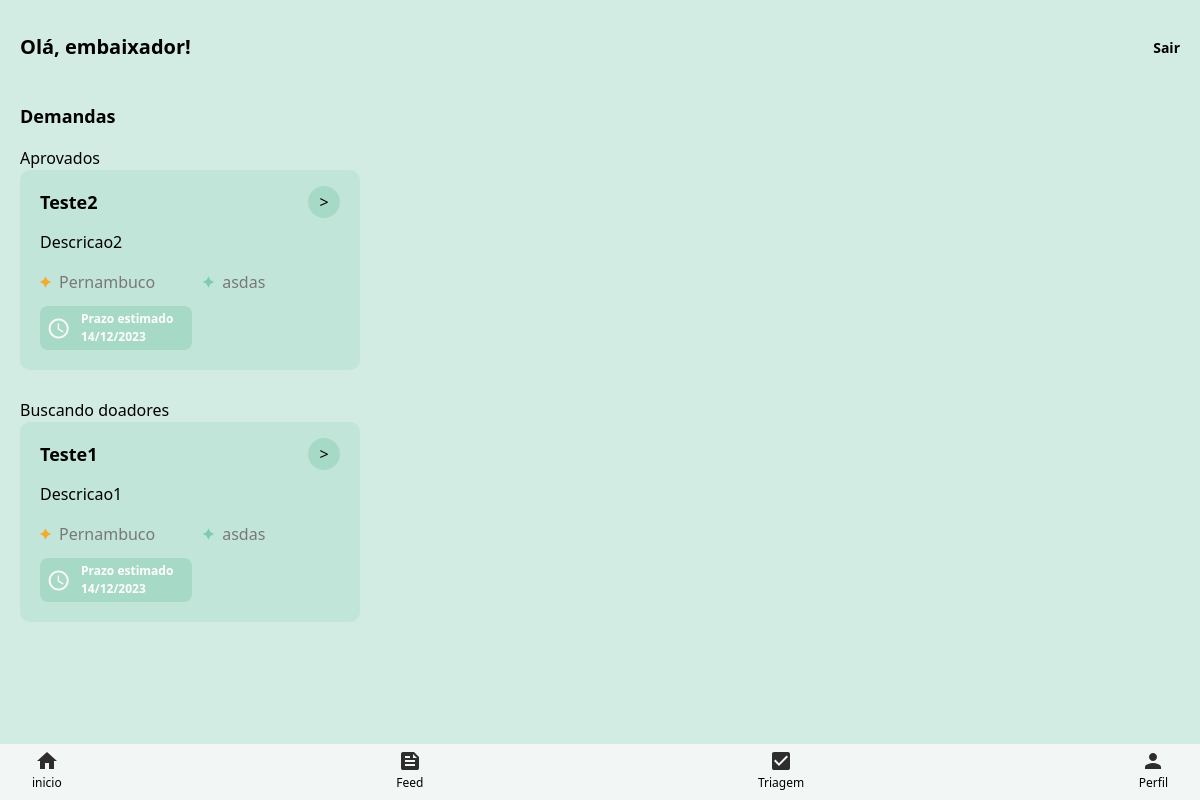
The app's page /home/ (signed in), older data.
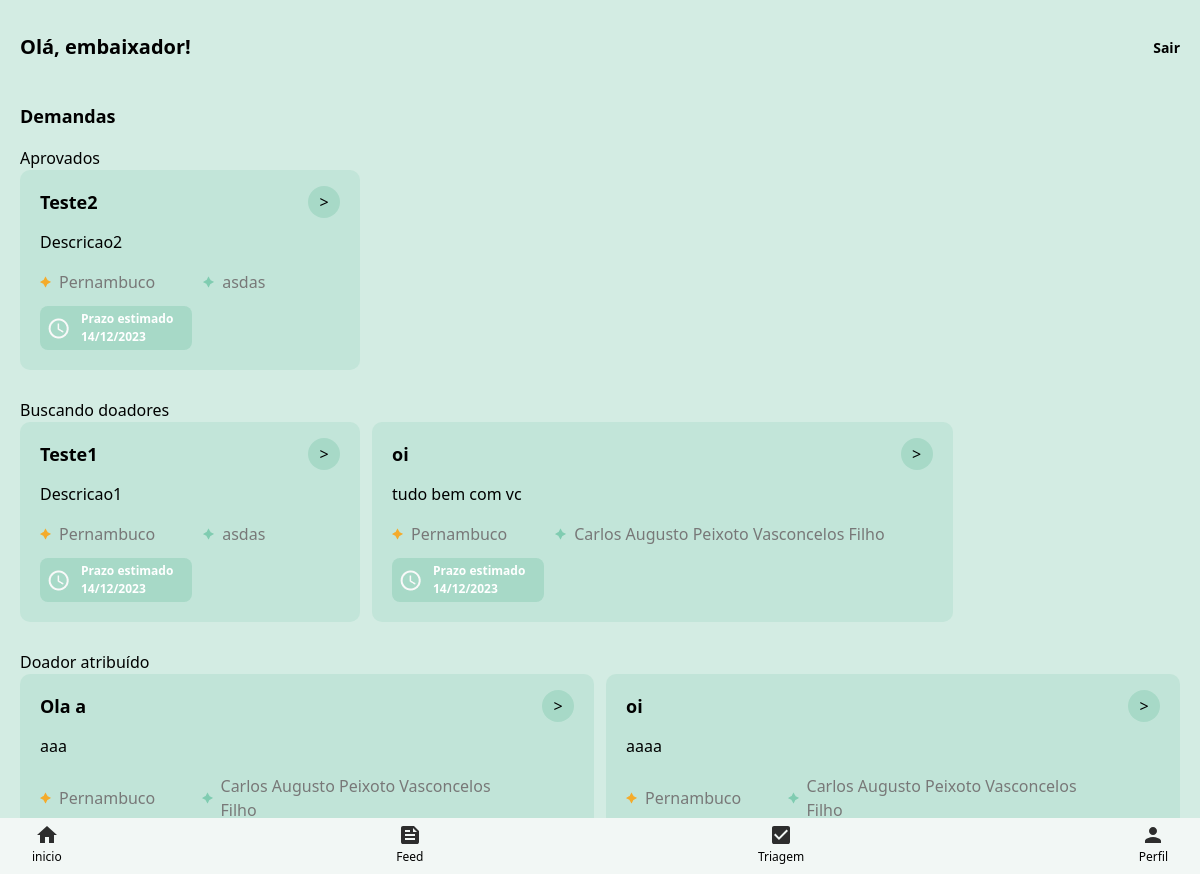
The same page, newer data.
### fullapp/models.py (models this page shows, shortened)
class Demand(models.Model):
    user = models.ForeignKey(User, on_delete=models.CASCADE, null=True, blank=True)
    title = models.CharField(max_length=255, null=True, blank=True)
    description = models.CharField(max_length=255, null=True, blank=True)
    status = models.CharField(choices=get_choices(StatusEnum), default=StatusEnum.IN_ANALISYS, max_length=255, null=True, blank=True)
    region = models.CharField(choices=get_choices(RegionEnum), default=RegionEnum.PERNAMBUCO, max_length=255, null=True, blank=True)
    user = models.ForeignKey(User, on_delete=models.CASCADE, null=True, blank=True)
    created_at = models.DateTimeField(auto_now_add=True)

class User(AbstractUser):
    ADMIN = 1
    AMBASSADOR = 2
    USER = 3
    ROLE_CHOICES = (
        (ADMIN, 'Admin'),
        (AMBASSADOR, 'Ambassador'),
        (USER, 'User'),
    )
    role = models.PositiveSmallIntegerField(choices=ROLE_CHOICES, default=USER)
    name = models.CharField(max_length=255, null=True, blank=True)
    phone = models.CharField(max_length=255, null=True, blank=True)
    email = models.CharField(max_length=255, null=True, blank=True)
    password = models.CharField(max_length=255, null=True, blank=True)
    project = models.CharField(max_length=50, null=True, blank=True)
    objective = models.CharField(max_length=255, null=True, blank=True)
    region = models.CharField(choices=get_choices(RegionEnum), default=RegionEnum.PERNAMBUCO, max_length=255, null=True, blank=True)

### fullapp/views.py (the view, shortened to what this page needs)
# urls.py: path('home/', home, name="home"),
@login_required
def home(request):
  current_user = request.user
  if current_user.role == 1:
    demands = ManagerMediator.home()
    return render(request, 'management/home.html', demands)
  elif current_user.role == 2:
    approved_demands = Demand.objects.filter(status=StatusEnum.APPROVED, region=current_user.region)
    looking_for_donors = Demand.objects.filter(status=StatusEnum.LOOKING_FOR_DONORS, region=current_user.region)
    donor_found = Demand.objects.filter(status=StatusEnum.DONORS_FOUND, region=current_user.region)
    negociating = Demand.objects.filter(status=StatusEnum.NEGOCIATION, region=current_user.region)
    return render(request, 'embassor/home.html', {
        'approved_demands': approved_demands,
        'looking_for_donors': looking_for_donors,
        'donor_found': donor_found,
        'negociating': negociating
    })

### fullapp/templates/embassor/home.html (shortened to what the changed rows need)
<!DOCTYPE html>
<html lang="en">
<head class="h-screen">
    <script src="https://cdn.tailwindcss.com"></script>
</head>
<body class="h-screen">
    <div id="navbar" class="h-screen bg-[#A7D9C780]/50 px-5 pt-8 ">
        <div class="flex items-center justify-between mb-10">
        <p class="font-bold text-[20px] " >Olá, {{ user.username }}!</p>
        <form method="post" action="{% url 'logout' %}" style="display: inline;">
        </form>
        </div>
        <h2 class="font-bold text-lg mb-4">Demandas</h2>
        {% if approved_demands %}
            <p>Aprovados</p>
        {% endif %}
        {% if approved_demands %}
        <div class="flex overflow-x-auto gap-3 mb-7">
            {% for demand in approved_demands %}
            <a  href="{% url 'demand_detail' demand.id %}" >
            <div class="min-w-[340px] w-full px-5 py-4 h-[200px] bg-[#A7D9C7]/40 rounded-[10px]">
                <div class="flex items-center justify-between mb-3">
                    <h2 class="font-bold text-lg">{{ demand.title }}</h2>
                    <div class="flex items-center justify-center bg-[#A7D9C7] w-8 h-8 rounded-full">></div>
                </div>
                <p class="mb-4">{{ demand.description }}</p>
                <div class="flex items-center mb-3">
                    <div class="flex gap-2 items-center mr-12">
                        <img src="../../static/img/star-yellow.png"  alt="">
                        <p class="text-[#787878]">{{ demand.region }}</p>
                    </div>
                    <div class="flex gap-2 items-center mr-12">
                        <img src="../../static/img/star-green.png" alt="">
                        <p class="text-[#787878]">{{ demand.user.name }}</p>
                    </div>
                </div>
                <div class="bg-[#A7D9C7] w-[152px] rounded-lg flex gap-3 items-center text-white text-[12px] font-bold py-1 px-2">
                    <img src="../../static/img/clock.png" alt="">
                    <div>
                        <p class="">Prazo estimado</p>
                        <p>14/12/2023</p>
                    </div>
                </div>
            </div>
            </a>
            {% endfor %}
        </div>
        {% endif %}
        {% if looking_for_donors %}
            <p>Buscando doadores</p>
        {% endif %}
        {% if looking_for_donors %}
        <div class="flex overflow-x-auto gap-3 mb-7">
            {% for demand in looking_for_donors %}
            <a  href="{% url 'demand_detail' demand.id %}" >
            <div class="min-w-[340px] w-full px-5 py-4 h-[200px] bg-[#A7D9C7]/40 rounded-[10px]">
                <div class="flex items-center justify-between mb-3">
                    <h2 class="font-bold text-lg">{{ demand.title }}</h2>
                    <div class="flex items-center justify-center bg-[#A7D9C7] w-8 h-8 rounded-full">></div>
                </div>
                <p class="mb-4">{{ demand.description }}</p>
                <div class="flex items-center mb-3">
                    <div class="flex gap-2 items-center mr-12">
                        <img src="../../static/img/star-yellow.png"  alt="">
                        <p class="text-[#787878]">{{ demand.region }}</p>
                    </div>
                    <div class="flex gap-2 items-center mr-12">
                        <img src="../../static/img/star-green.png" alt="">
                        <p class="text-[#787878]">{{ demand.user.name }}</p>
                    </div>
                </div>
                <div class="bg-[#A7D9C7] w-[152px] rounded-lg flex gap-3 items-center text-white text-[12px] font-bold py-1 px-2">
                    <img src="../../static/img/clock.png" alt="">
                    <div>
                        <p class="">Prazo estimado</p>
                        <p>14/12/2023</p>
                    </div>
                </div>
            </div>
            </a>
            {% endfor %}
        </div>
        {% endif %}
        {% if donor_found %}
            <p>Doador atribuído</p>
        {% endif %}
        {% if donor_found %}
        <div class="flex overflow-x-auto gap-3 mb-7">
            {% for demand in donor_found %}
            <a  href="{% url 'demand_detail' demand.id %}" >
            <div class="min-w-[340px] w-full px-5 py-4 h-[200px] bg-[#A7D9C7]/40 rounded-[10px]">
                <div class="flex items-center justify-between mb-3">
                    <h2 class="font-bold text-lg">{{ demand.title }}</h2>
                    <div class="flex items-center justify-center bg-[#A7D9C7] w-8 h-8 rounded-full">></div>
                </div>
                <p class="mb-4">{{ demand.description }}</p>
                <div class="flex items-center mb-3">
                    <div class="flex gap-2 items-center mr-12">
                        <img src="../../static/img/star-yellow.png"  alt="">
                        <p class="text-[#787878]">{{ demand.region }}</p>
                    </div>
                    <div class="flex gap-2 items-center mr-12">
                        <img src="../../static/img/star-green.png" alt="">
                        <p class="text-[#787878]">{{ demand.user.name }}</p>
                    </div>
                </div>
                <div class="bg-[#A7D9C7] w-[152px] rounded-lg flex gap-3 items-center text-white text-[12px] font-bold py-1 px-2">
                    <div>
                        <p class="">Prazo estimado</p>
                        <p>14/12/2023</p>
                    </div>
                </div>
            </div>
            </a>
            {% endfor %}
        </div>
        {% endif %}
    </div>
</body>
</html>

Row changes from the older to the newer data that the page shows:
added Demand: title "oi", description "tudo bem com vc", region "Pernambuco", user.name "Carlos Augusto Peixoto Vasconcelos Filho"
added Demand: title "Ola a", description "aaa", region "Pernambuco", user.name "Carlos Augusto Peixoto Vasconcelos Filho"
added Demand: title "oi", description "aaaa", region "Pernambuco", user.name "Carlos Augusto Peixoto Vasconcelos Filho"
Text that changed along with them:
text now shown: "Doador atribuído"
